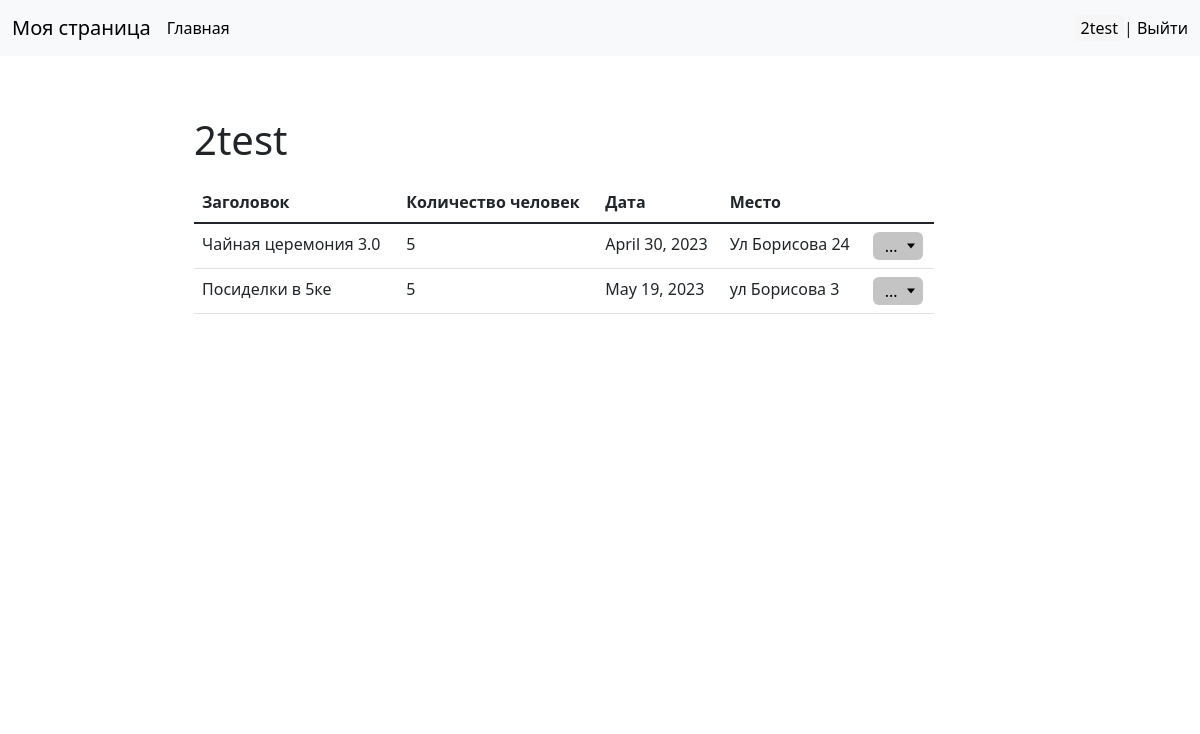
Page /mypage (signed in) on the committed database.
### patyPlace/models.py (models this page shows, shortened)
class AuthUser(models.Model):
    password = models.CharField(max_length=128)
    last_login = models.DateTimeField(blank=True, null=True)
    is_superuser = models.BooleanField()
    username = models.CharField(unique=True, max_length=150)
    last_name = models.CharField(max_length=150)
    email = models.CharField(max_length=254)
    is_staff = models.BooleanField()
    is_active = models.BooleanField()
    date_joined = models.DateTimeField()
    first_name = models.CharField(max_length=150)
    class Meta:
        managed = False
        db_table = 'auth_user'

class Party(models.Model):
    title = models.CharField(
        max_length=128, unique=True, verbose_name="Название")
    description = models.TextField(verbose_name="Описание")
    dt = models.DateField(max_length=20, verbose_name="Дата вечеринки")
    countPeople = models.IntegerField(verbose_name="Количество людей")
    adres = models.CharField(max_length=288, null=True,
                             verbose_name="Место проведения")
    images = models.ImageField(
        upload_to="photos/%Y/%m/%d/", blank=True, verbose_name="Обложка")
    creatorId = models.ForeignKey(AuthUser, models.DO_NOTHING, null=True)

### patyPlace/views.py (the view)
# urls.py: path('mypage', mypage, name='mypage'),
def mypage(request):
    users = AuthUser.objects.filter(username=request.user)
    if len(users) != 0:
        userPaty = Party.objects.filter(creatorId=users[0])
        print(userPaty)
        return render(request, 'mypage/index.html', {'username': request.user, 'party': userPaty, 'title': 'Моя страница'})
    else:
        return render(request, 'mypage/index.html', {'username': request.user})

### patyPlace/templates/mypage/index.html (shortened to what this page needs)
{% extends 'party/base.html' %}
{% block content %}
{% if user.is_authenticated %}
<div class="myprofile">
    <h1>{{ username }}</h1>
    <div class="table-responsive">
        <table class="table">
            <thead>
                <tr>
                    <th scope="col">Заголовок</th>
                    <th scope="col">Количество человек</th>
                    <th scope="col">Дата</th>
                    <th scope="col">Место</th>
                    <th scope="col"></th>
                </tr>
            </thead>
            <tbody>
                {% for p in party %}
                <tr>
                    <td> {{ p.title }} </td>
                    <td>{{ p.countPeople }}</td>
                    <td>{{ p.dt }}</td>
                    <td>{{ p.adres }}</td>
                    <td>
                        <div class="dropdown">
                            <button class="dropdown_button">...</button>
                        </div>
                    </td>
                </tr>
                {% endfor %}
            </tbody>
        </table>
    </div>
</div>
{% else %}
<a href="{% url 'signUp' %}">Эта страница только для зарегистрированных пользователей</a>
{% endif %}
{% endblock %}

### patyPlace/templates/party/base.html (shortened to what this page needs)
{% load static %}
<!DOCTYPE html>
<html lang="en">
<head>
    <link rel="stylesheet" type="text/css" href='{% static "party/css/style.css" %}'>
    <link href="https://cdn.jsdelivr.net/npm/bootstrap@5.1.3/dist/css/bootstrap.min.css" rel="stylesheet"
>
    <link rel="stylesheet" href="{% static 'party/css/air-datepicker.css' %}">
</head>
<body class="body">
    <nav class="navbar navbar-expand-lg bg-light">
        <div class="container-fluid">
            <a class="navbar-brand" id="mypage" href="{% url 'mypage'%}">Моя страница</a>
            <div class="collapse navbar-collapse" id="navbarSupportedContent">
                <ul class="navbar-nav me-auto mb-2 mb-lg-0 top-menu">
                    <li>
                        <a class="logout" href="{% url 'home' %}">Главная</a>
                    </li>
                </ul>
                {% if user.is_authenticated %}
                <li class="last" id="navbar-account">
                    <button class="user-dropdown">{{user.username}} </button>| <a href="{% url 'logout' %}"
                        class="logout">Выйти</a>
                </li>
                {% endif %}
            </div>
        </div>
    </nav>
    {% block content %}
    {% endblock %}
</body>
</html>

### patyPlace/static/party/css/style.css (style rules this page uses)
.user-dropdown { border: 0; background-color: #f6f6f6a1; }
body { background: url(image/Back.png) no-repeat center center fixed; -webkit-background-size: cover; -moz-background-size: cover; -o-background-size: cover; background-size: cover; }
.myprofile { width: 70%; height: 600px; background: #fff; border-radius: 10px; overflow: hidden; display: -webkit-box; display: -webkit-flex; display: -moz-box; display: -ms-flexbox; display: inline-block; flex-wrap: wrap; justify-content: space-between; padding: 10px 50px 10px 50px; margin-top: 50px; margin-left: 12%; margin-right: 20%; }
.table-responsive { padding-top: 10px; height: 500px; overflow-y: auto; }
.table tbody tr { transition: all .3s; }
#mypage { color: #000; }
#navbar-account { list-style-type: none; }
.logout { text-decoration: none; color: #000; }
.dropdown { position: relative; }
.dropdown_button { height: 28px; position: relative; display: block; width: 100%; text-align: left; border: 4px; background-color: #c4c4c4; border-radius: 6px; padding: 1px; padding-left: 12px; width: 50px; cursor: pointer; }
.dropdown_button::after { content: ""; position: absolute; top: 50%; right: 15%; transform: translateY(-50%); width: 0; height: 0; border-width: 5.2px 4px 0px 4px; border-color: black transparent transparent transparent; border-style: solid; }

### rows in the picture
Party: title "Чайная церемония 3.0", countPeople "5", dt "April 30, 2023", adres "Ул Борисова 24"
Party: title "Посиделки в 5ке", countPeople "5", dt "May 19, 2023", adres "ул Борисова 3"

### other values in the picture
{{ user.username }} "2test"
{{ username }} "2test"
